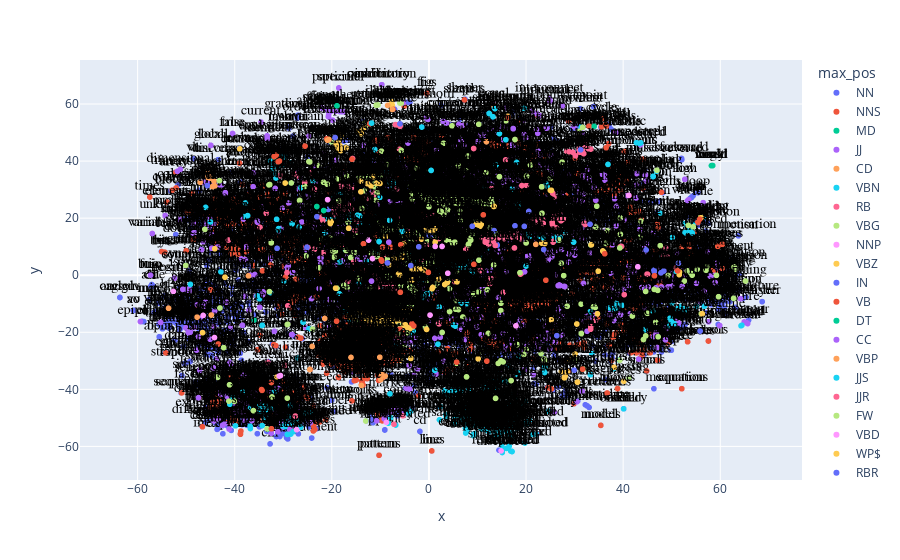

Notebook cell for this chart:
### Code cell
px.scatter(coords.reset_index(), 'x', 'y', 
           text='term_str', 
           color='max_pos', 
           hover_name='term_str',          
           #vector_size='tfbidf_max',
           height=1000).update_traces(
                mode='markers+text', 
                textfont=dict(color='black', size=14, family='Arial'),
                textposition='top center')

### Figure 1 — Plotly figure (JSON) as saved in the notebook; plotly's stock layout.template omitted (floating-point values rounded to 4 significant figures; data arrays with more than 128 entries replaced by an {"elided": "..."} marker saying what was removed)
{"data": [{"hovertemplate": "<b>%{hovertext}</b><br><br>max_pos=NN<br>x=%{x}<br>y=%{y}<br>term_str=%{text}<extra></extra>", "hovertext": {"elided": "2669 str values"}, "legendgroup": "NN", "marker": {"color": "#636efa", "symbol": "circle"}, "mode": "markers+text", "name": "NN", "showlegend": true, "text": {"elided": "2669 str values"}, "textfont": {"color": "black", "family": "Arial", "size": 14}, "textposition": "top center", "type": "scattergl", "x": {"elided": "2669 float values"}, "xaxis": "x", "y": {"elided": "2669 float values"}, "yaxis": "y"}, {"hovertemplate": "<b>%{hovertext}</b><br><br>max_pos=NNS<br>x=%{x}<br>y=%{y}<br>term_str=%{text}<extra></extra>", "hovertext": {"elided": "751 str values"}, "legendgroup": "NNS", "marker": {"color": "#EF553B", "symbol": "circle"}, "mode": "markers+text", "name": "NNS", "showlegend": true, "text": {"elided": "751 str values"}, "textfont": {"color": "black", "family": "Arial", "size": 14}, "textposition": "top center", "type": "scattergl", "x": {"elided": "751 float values"}, "xaxis": "x", "y": {"elided": "751 float values"}, "yaxis": "y"}, {"hovertemplate": "<b>%{hovertext}</b><br><br>max_pos=MD<br>x=%{x}<br>y=%{y}<br>term_str=%{text}<extra></extra>", "hovertext": ["may", "would", "could", "must", "might", "ca", "shall", "oh"], "legendgroup": "MD", "marker": {"color": "#00cc96", "symbol": "circle"}, "mode": "markers+text", "name": "MD", "showlegend": true, "text": ["may", "would", "could", "must", "might", "ca", "shall", "oh"], "textfont": {"color": "black", "family": "Arial", "size": 14}, "textposition": "top center", "type": "scattergl", "x": [58.45, 58.18, 58.33, 58.24, 58.24, -35.94, -25.49, -32.94], "xaxis": "x", "y": [38.44, 38.41, 38.42, 38.42, 38.41, -15.66, 45.24, -54.05], "yaxis": "y"}, {"hovertemplate": "<b>%{hovertext}</b><br><br>max_pos=JJ<br>x=%{x}<br>y=%{y}<br>term_str=%{text}<extra></extra>", "hovertext": {"elided": "920 str values"}, "legendgroup": "JJ", "marker": {"color": "#ab63fa", "symbol": "circle"}, "mode": "markers+text", "name": "JJ", "showlegend": true, "text": {"elided": "920 str values"}, "textfont": {"color": "black", "family": "Arial", "size": 14}, "textposition": "top center", "type": "scattergl", "x": {"elided": "920 float values"}, "xaxis": "x", "y": {"elided": "920 float values"}, "yaxis": "y"}, {"hovertemplate": "<b>%{hovertext}</b><br><br>max_pos=CD<br>x=%{x}<br>y=%{y}<br>term_str=%{text}<extra></extra>", "hovertext": ["one", "two", "three", "zero", "four", "five", "eight", "six", "seven", "nine", "hundred", "thousand"], "legendgroup": "CD", "marker": {"color": "#FFA15A", "symbol": "circle"}, "mode": "markers+text", "name": "CD", "showlegend": true, "text": ["one", "two", "three", "zero", "four", "five", "eight", "six", "seven", "nine", "hundred", "thousand"], "textfont": {"color": "black", "family": "Arial", "size": 14}, "textposition": "top center", "type": "scattergl", "x": [-47.13, -45.57, -45.53, 13.34, -45.45, -45.24, -45.55, -45.16, -45.1, -44.27, -44.58, -44.11], "xaxis": "x", "y": [32.58, 35.6, 35.42, 59.59, 34.8, 34.34, 34.3, 34.1, 33.99, 32.97, 31.08, 31.31], "yaxis": "y"}, {"hovertemplate": "<b>%{hovertext}</b><br><br>max_pos=VBN<br>x=%{x}<br>y=%{y}<br>term_str=%{text}<extra></extra>", "hovertext": {"elided": "522 str values"}, "legendgroup": "VBN", "marker": {"color": "#19d3f3", "symbol": "circle"}, "mode": "markers+text", "name": "VBN", "showlegend": true, "text": {"elided": "522 str values"}, "textfont": {"color": "black", "family": "Arial", "size": 14}, "textposition": "top center", "type": "scattergl", "x": {"elided": "522 float values"}, "xaxis": "x", "y": {"elided": "522 float values"}, "yaxis": "y"}, {"hovertemplate": "<b>%{hovertext}</b><br><br>max_pos=RB<br>x=%{x}<br>y=%{y}<br>term_str=%{text}<extra></extra>", "hovertext": {"elided": "217 str values"}, "legendgroup": "RB", "marker": {"color": "#FF6692", "symbol": "circle"}, "mode": "markers+text", "name": "RB", "showlegend": true, "text": {"elided": "217 str values"}, "textfont": {"color": "black", "family": "Arial", "size": 14}, "textposition": "top center", "type": "scattergl", "x": {"elided": "217 float values"}, "xaxis": "x", "y": {"elided": "217 float values"}, "yaxis": "y"}, {"hovertemplate": "<b>%{hovertext}</b><br><br>max_pos=VBG<br>x=%{x}<br>y=%{y}<br>term_str=%{text}<extra></extra>", "hovertext": {"elided": "364 str values"}, "legendgroup": "VBG", "marker": {"color": "#B6E880", "symbol": "circle"}, "mode": "markers+text", "name": "VBG", "showlegend": true, "text": {"elided": "364 str values"}, "textfont": {"color": "black", "family": "Arial", "size": 14}, "textposition": "top center", "type": "scattergl", "x": {"elided": "364 float values"}, "xaxis": "x", "y": {"elided": "364 float values"}, "yaxis": "y"}, {"hovertemplate": "<b>%{hovertext}</b><br><br>max_pos=NNP<br>x=%{x}<br>y=%{y}<br>term_str=%{text}<extra></extra>", "hovertext": ["x", "xi", "xor", "xx"], "legendgroup": "NNP", "marker": {"color": "#FF97FF", "symbol": "circle"}, "mode": "markers+text", "name": "NNP", "showlegend": true, "text": ["x", "xi", "xor", "xx"], "textfont": {"color": "black", "family": "Arial", "size": 14}, "textposition": "top center", "type": "scattergl", "x": [-52.64, -46.5, -11.63, -12.43], "xaxis": "x", "y": [-5.671, -14.08, 5.835, 12.3], "yaxis": "y"}, {"hovertemplate": "<b>%{hovertext}</b><br><br>max_pos=VBZ<br>x=%{x}<br>y=%{y}<br>term_str=%{text}<extra></extra>", "hovertext": {"elided": "194 str values"}, "legendgroup": "VBZ", "marker": {"color": "#FECB52", "symbol": "circle"}, "mode": "markers+text", "name": "VBZ", "showlegend": true, "text": {"elided": "194 str values"}, "textfont": {"color": "black", "family": "Arial", "size": 14}, "textposition": "top center", "type": "scattergl", "x": {"elided": "194 float values"}, "xaxis": "x", "y": {"elided": "194 float values"}, "yaxis": "y"}, {"hovertemplate": "<b>%{hovertext}</b><br><br>max_pos=IN<br>x=%{x}<br>y=%{y}<br>term_str=%{text}<extra></extra>", "hovertext": ["within", "since", "whether", "via", "upon", "without", "like", "along", "although", "per", "among", "onto", "across", "except", "around", "near", "outside", "inside", "whereas", "though", "throughout", "toward", "towards", "unless", "beyond", "therefrom", "unlike", "behind", "despite", "besides", "whereupon"], "legendgroup": "IN", "marker": {"color": "#636efa", "symbol": "circle"}, "mode": "markers+text", "name": "IN", "showlegend": true, "text": ["within", "since", "whether", "via", "upon", "without", "like", "along", "although", "per", "among", "onto", "across", "except", "around", "near", "outside", "inside", "whereas", "though", "throughout", "toward", "towards", "unless", "beyond", "therefrom", "unlike", "behind", "despite", "besides", "whereupon"], "textfont": {"color": "black", "family": "Arial", "size": 14}, "textposition": "top center", "type": "scattergl", "x": [46.35, -5.965, -23.08, 29.92, -3.744, 20.56, 26.34, 48.34, 17.72, -45.65, -31.29, 55.84, 33.18, -19.34, 47.79, 44.72, 46.36, 46.4, -16.4, 19.64, 23.64, 51.4, 51.39, -20.77, 14.07, -2.094, 8.927, 0.2664, 13.42, -0.4149, -8.54], "xaxis": "x", "y": [1.783, 53.06, 20.52, -33.26, 3.375, 22.36, -21.19, 1.457, 17.32, 31.42, 9.422, -19.57, 17.88, 48.27, 0.8106, 8.845, 1.587, 1.256, 16.45, 17.11, 9.002, 4.245, 4.224, 23.06, 10.51, 9.97, 17.15, 13.86, 15.64, 13.74, 4.303], "yaxis": "y"}, {"hovertemplate": "<b>%{hovertext}</b><br><br>max_pos=VB<br>x=%{x}<br>y=%{y}<br>term_str=%{text}<extra></extra>", "hovertext": {"elided": "216 str values"}, "legendgroup": "VB", "marker": {"color": "#EF553B", "symbol": "circle"}, "mode": "markers+text", "name": "VB", "showlegend": true, "text": {"elided": "216 str values"}, "textfont": {"color": "black", "family": "Arial", "size": 14}, "textposition": "top center", "type": "scattergl", "x": {"elided": "216 float values"}, "xaxis": "x", "y": {"elided": "216 float values"}, "yaxis": "y"}, {"hovertemplate": "<b>%{hovertext}</b><br><br>max_pos=DT<br>x=%{x}<br>y=%{y}<br>term_str=%{text}<extra></extra>", "hovertext": ["another", "every", "neither"], "legendgroup": "DT", "marker": {"color": "#00cc96", "symbol": "circle"}, "mode": "markers+text", "name": "DT", "showlegend": true, "text": ["another", "every", "neither"], "textfont": {"color": "black", "family": "Arial", "size": 14}, "textposition": "top center", "type": "scattergl", "x": [-18.95, 34.04, -21.68], "xaxis": "x", "y": [59.39, 52.18, 22.67], "yaxis": "y"}, {"hovertemplate": "<b>%{hovertext}</b><br><br>max_pos=CC<br>x=%{x}<br>y=%{y}<br>term_str=%{text}<extra></extra>", "hovertext": ["either", "plus", "minus"], "legendgroup": "CC", "marker": {"color": "#ab63fa", "symbol": "circle"}, "mode": "markers+text", "name": "CC", "showlegend": true, "text": ["either", "plus", "minus"], "textfont": {"color": "black", "family": "Arial", "size": 14}, "textposition": "top center", "type": "scattergl", "x": [-11.83, 17.35, 17.37], "xaxis": "x", "y": [-2.057, 51.42, 51.34], "yaxis": "y"}, {"hovertemplate": "<b>%{hovertext}</b><br><br>max_pos=VBP<br>x=%{x}<br>y=%{y}<br>term_str=%{text}<extra></extra>", "hovertext": ["include", "see", "show", "assume", "exist", "remain", "say", "denote", "fail", "differ", "suppose", "noteq", "tend", "relate", "suggest", "want", "andgate", "acknowledge", "rkt"], "legendgroup": "VBP", "marker": {"color": "#FFA15A", "symbol": "circle"}, "mode": "markers+text", "name": "VBP", "showlegend": true, "text": ["include", "see", "show", "assume", "exist", "remain", "say", "denote", "fail", "differ", "suppose", "noteq", "tend", "relate", "suggest", "want", "andgate", "acknowledge", "rkt"], "textfont": {"color": "black", "family": "Arial", "size": 14}, "textposition": "top center", "type": "scattergl", "x": [-13.89, -8.508, -7.557, -20.9, -9.016, -9.73, -24.06, -44.83, -37.18, -9.912, -20.59, -53.64, 22.0, -16.05, -24.54, -10.12, -47.75, -21.48, 11.83], "xaxis": "x", "y": [-38.64, 59.52, 58.1, 47.31, -35.36, -34.83, -24.95, -13.96, -0.2226, -36.59, 47.58, -11.57, 10.81, -28.82, -33.07, -28.76, -14.69, -15.17, 46.79], "yaxis": "y"}, {"hovertemplate": "<b>%{hovertext}</b><br><br>max_pos=JJS<br>x=%{x}<br>y=%{y}<br>term_str=%{text}<extra></extra>", "hovertext": ["least", "best", "highest", "largest", "lowest", "nearest", "smallest", "closest", "greatest", "worst", "simplest", "shortest", "latest", "steepest", "longest"], "legendgroup": "JJS", "marker": {"color": "#19d3f3", "symbol": "circle"}, "mode": "markers+text", "name": "JJS", "showlegend": true, "text": ["least", "best", "highest", "largest", "lowest", "nearest", "smallest", "closest", "greatest", "worst", "simplest", "shortest", "latest", "steepest", "longest"], "textfont": {"color": "black", "family": "Arial", "size": 14}, "textposition": "top center", "type": "scattergl", "x": [-11.82, -1.469, 12.4, 13.56, 12.42, -31.37, 13.59, -37.34, 13.19, -8.118, -5.464, -14.7, -10.28, 0.4509, -14.26], "xaxis": "x", "y": [53.32, 51.93, 56.7, 58.52, 56.67, 19.61, 58.39, 20.89, 55.55, 19.25, 15.39, 21.04, 11.78, 36.73, 20.81], "yaxis": "y"}, {"hovertemplate": "<b>%{hovertext}</b><br><br>max_pos=JJR<br>x=%{x}<br>y=%{y}<br>term_str=%{text}<extra></extra>", "hovertext": ["greater", "less", "lower", "higher", "larger", "smaller", "better", "fourier", "longer", "fewer", "closer", "shorter", "slower", "lesser", "easier", "broader"], "legendgroup": "JJR", "marker": {"color": "#FF6692", "symbol": "circle"}, "mode": "markers+text", "name": "JJR", "showlegend": true, "text": ["greater", "less", "lower", "higher", "larger", "smaller", "better", "fourier", "longer", "fewer", "closer", "shorter", "slower", "lesser", "easier", "broader"], "textfont": {"color": "black", "family": "Arial", "size": 14}, "textposition": "top center", "type": "scattergl", "x": [32.19, 32.15, 33.33, 32.86, 32.23, 32.23, 30.92, 9.21, 31.89, 31.61, 28.88, 31.56, 31.07, 30.17, 29.67, 13.65], "xaxis": "x", "y": [45.74, 45.63, 44.22, 44.35, 45.63, 45.64, 44.21, 44.42, 42.62, 43.96, 43.28, 43.02, 43.08, 41.85, 43.07, 10.45], "yaxis": "y"}, {"hovertemplate": "<b>%{hovertext}</b><br><br>max_pos=FW<br>x=%{x}<br>y=%{y}<br>term_str=%{text}<extra></extra>", "hovertext": ["et", "de"], "legendgroup": "FW", "marker": {"color": "#B6E880", "symbol": "circle"}, "mode": "markers+text", "name": "FW", "showlegend": true, "text": ["et", "de"], "textfont": {"color": "black", "family": "Arial", "size": 14}, "textposition": "top center", "type": "scattergl", "x": [-13.01, -43.04], "xaxis": "x", "y": [-51.09, -11.49], "yaxis": "y"}, {"hovertemplate": "<b>%{hovertext}</b><br><br>max_pos=VBD<br>x=%{x}<br>y=%{y}<br>term_str=%{text}<extra></extra>", "hovertext": ["said", "shaped", "entitled", "failed", "picked", "cited", "showed", "overnight", "resulted", "aided", "alkylated", "evoked", "revealed", "appeared"], "legendgroup": "VBD", "marker": {"color": "#FF97FF", "symbol": "circle"}, "mode": "markers+text", "name": "VBD", "showlegend": true, "text": ["said", "shaped", "entitled", "failed", "picked", "cited", "showed", "overnight", "resulted", "aided", "alkylated", "evoked", "revealed", "appeared"], "textfont": {"color": "black", "family": "Arial", "size": 14}, "textposition": "top center", "type": "scattergl", "x": [0.2267, 43.02, -8.76, -20.87, 3.883, 14.85, -30.57, -27.27, 2.697, 17.92, -44.17, 41.17, -30.84, 1.279], "xaxis": "x", "y": [-13.98, 2.934, -51.57, 26.48, 0.6874, -61.58, -35.17, -54.13, 10.09, -17.74, -21.86, 27.99, -35.35, 10.1], "yaxis": "y"}, {"hovertemplate": "<b>%{hovertext}</b><br><br>max_pos=WP$<br>x=%{x}<br>y=%{y}<br>term_str=%{text}<extra></extra>", "hovertext": ["whose"], "legendgroup": "WP$", "marker": {"color": "#FECB52", "symbol": "circle"}, "mode": "markers+text", "name": "WP$", "showlegend": true, "text": ["whose"], "textfont": {"color": "black", "family": "Arial", "size": 14}, "textposition": "top center", "type": "scattergl", "x": [-16.54], "xaxis": "x", "y": [16.46], "yaxis": "y"}, {"hovertemplate": "<b>%{hovertext}</b><br><br>max_pos=RBR<br>x=%{x}<br>y=%{y}<br>term_str=%{text}<extra></extra>", "hovertext": ["earlier", "faster"], "legendgroup": "RBR", "marker": {"color": "#636efa", "symbol": "circle"}, "mode": "markers+text", "name": "RBR", "showlegend": true, "text": ["earlier", "faster"], "textfont": {"color": "black", "family": "Arial", "size": 14}, "textposition": "top center", "type": "scattergl", "x": [-25.13, 31.25], "xaxis": "x", "y": [9.812, 43.96], "yaxis": "y"}, {"hovertemplate": "<b>%{hovertext}</b><br><br>max_pos=WRB<br>x=%{x}<br>y=%{y}<br>term_str=%{text}<extra></extra>", "hovertext": ["whenever", "whereby"], "legendgroup": "WRB", "marker": {"color": "#EF553B", "symbol": "circle"}, "mode": "markers+text", "name": "WRB", "showlegend": true, "text": ["whenever", "whereby"], "textfont": {"color": "black", "family": "Arial", "size": 14}, "textposition": "top center", "type": "scattergl", "x": [-19.02, -15.86], "xaxis": "x", "y": [-16.12, 40.64], "yaxis": "y"}, {"hovertemplate": "<b>%{hovertext}</b><br><br>max_pos=PRP<br>x=%{x}<br>y=%{y}<br>term_str=%{text}<extra></extra>", "hovertext": ["us"], "legendgroup": "PRP", "marker": {"color": "#00cc96", "symbol": "circle"}, "mode": "markers+text", "name": "PRP", "showlegend": true, "text": ["us"], "textfont": {"color": "black", "family": "Arial", "size": 14}, "textposition": "top center", "type": "scattergl", "x": [-23.09], "xaxis": "x", "y": [24.08], "yaxis": "y"}, {"hovertemplate": "<b>%{hovertext}</b><br><br>max_pos=WDT<br>x=%{x}<br>y=%{y}<br>term_str=%{text}<extra></extra>", "hovertext": ["whatever"], "legendgroup": "WDT", "marker": {"color": "#ab63fa", "symbol": "circle"}, "mode": "markers+text", "name": "WDT", "showlegend": true, "text": ["whatever"], "textfont": {"color": "black", "family": "Arial", "size": 14}, "textposition": "top center", "type": "scattergl", "x": [-8.265], "xaxis": "x", "y": [11.55], "yaxis": "y"}], "layout": {"autosize": true, "legend": {"title": {"text": "max_pos"}, "tracegroupgap": 0}, "margin": {"t": 60}, "xaxis": {"anchor": "y", "autorange": true, "domain": [0, 1], "range": [-71.52, 76.48], "title": {"text": "x"}, "type": "linear"}, "yaxis": {"anchor": "x", "autorange": true, "domain": [0, 1], "range": [-71.02, 74.68], "title": {"text": "y"}, "type": "linear"}}}
